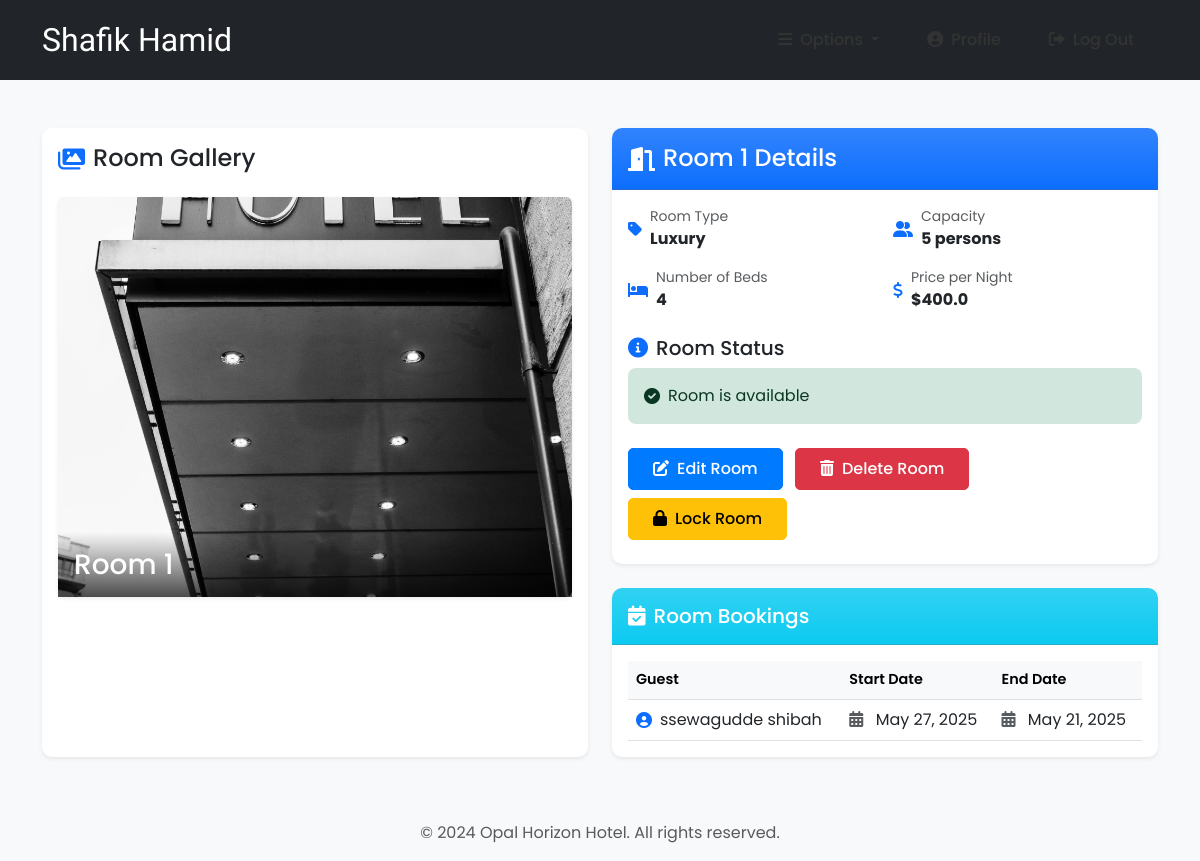
The page /room-profile/1/ (signed in) on the database as committed earlier.
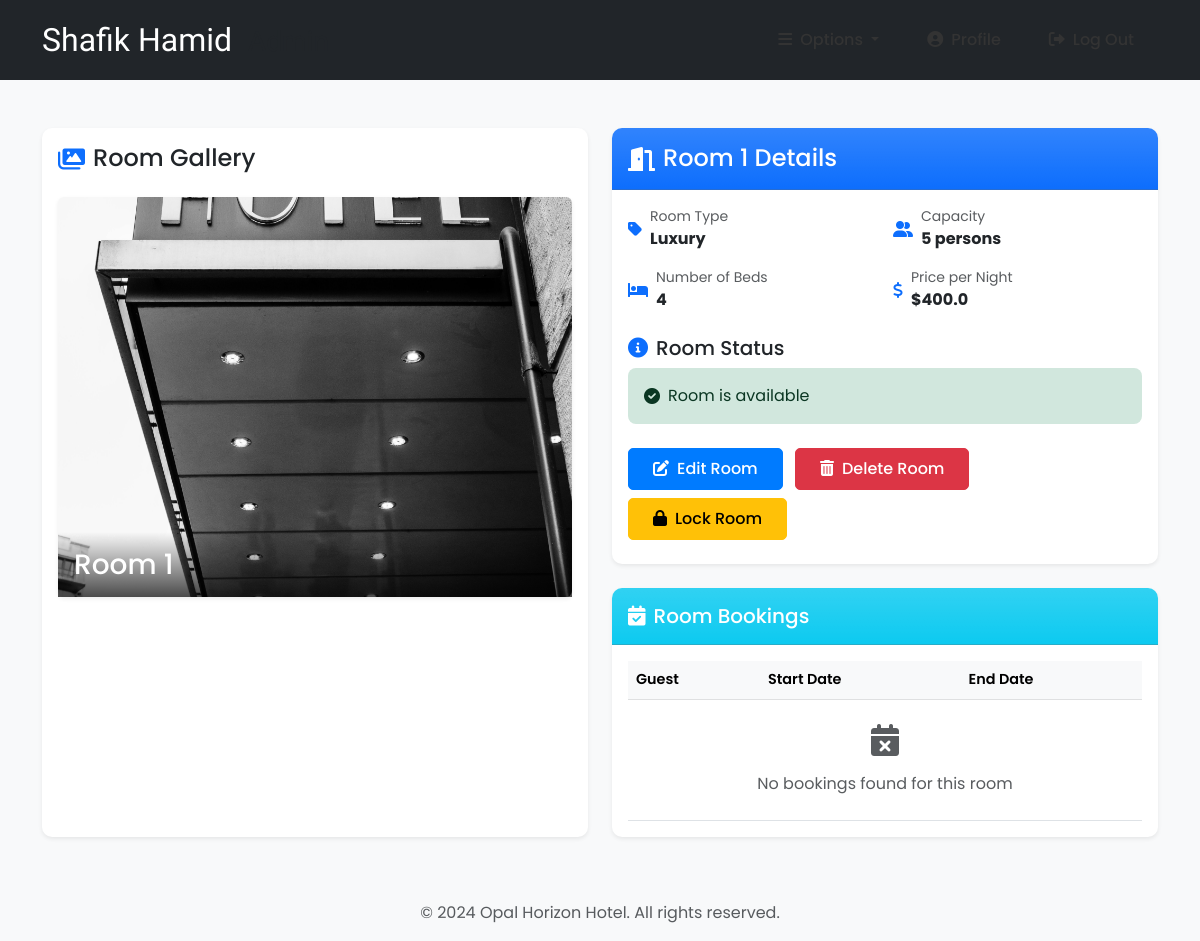
The same page on the database as committed later.
### room/models.py (models this page shows, shortened)
class Booking(models.Model):
    roomNumber = models.ForeignKey(Room, on_delete=models.CASCADE)
    guest = models.ForeignKey('accounts.Guest', null=True, on_delete=models.CASCADE)
    dateOfReservation = models.DateField(default=timezone.now)
    startDate = models.DateField()
    endDate = models.DateField()

### accounts/models.py (models this page shows, shortened)
class Guest(models.Model):
    user = models.OneToOneField(User, null=True, on_delete=models.CASCADE)
    phoneNumber = PhoneNumberField(unique=True)

### room/views.py (the view, shortened to what this page needs)
# urls.py: path('room-profile/<str:id>/', room_profile, name="room-profile"),
@login_required(login_url='login')
def room_profile(request, id):
    role = str(request.user.groups.all()[0])
    path = role + "/"
    tempRoom = Room.objects.get(number=id)
    bookings = Booking.objects.filter(roomNumber=tempRoom)
    guests = Guest.objects.all()
    bookings2 = Booking.objects.all()
    context = {
        "role": role,
        "bookings": bookings,
        "room": tempRoom,
        "guests": guests,
        "bookings2": bookings2
    }
    return render(request, path + "room-profile.html", context)

### templates/admin/room-profile.html
{% block context %}
{% include '../common_pages/room-profile.html' %}
{% endblock %}

### templates/common_pages/room-profile.html (shortened to what the changed rows need)
{% extends 'index.html' %}
{% block context %}
<div class="container py-5">
    <div class="row g-4">
        <div class="col-lg-6">
            {% if role != "guest" %}
            <div class="card shadow-sm">
                <div class="card-body">
                    <div class="table-responsive">
                        <table class="table table-hover align-middle mb-0">
                            <thead class="table-light">
                                <tr>
                                    <th>Guest</th>
                                    <th>Start Date</th>
                                    <th>End Date</th>
                    </tr>
                </thead>
                <tbody>
                                {% for booking in bookings %}
                    <tr>
                                    <td>
                                        <div class="d-flex align-items-center">
                                            <i class="fas fa-user-circle text-primary me-2"></i>
                                            {{ booking.guest.user.first_name }} {{ booking.guest.user.last_name }}
                                        </div>
                                    </td>
                                    <td>
                                        <i class="fas fa-calendar-alt text-muted me-2"></i>
                                        {{ booking.startDate }}
                                    </td>
                                    <td>
                                        <i class="fas fa-calendar-alt text-muted me-2"></i>
                                        {{ booking.endDate }}
                                    </td>
                                </tr>
                                {% empty %}
                                <tr>
                                    <td colspan="3" class="text-center py-4">
                                        <div class="text-muted">
                                            <i class="fas fa-calendar-times fa-2x mb-3"></i>
                                            <p class="mb-0">No bookings found for this room</p>
                                        </div>
                                    </td>
                    </tr>
                    {% endfor %}
                </tbody>
            </table>
                    </div>
                </div>
            </div>
            {% endif %}
        </div>
    </div>
</div>
{% endblock %}

Rows that differ between the two databases and show on the page:
removed Booking: guest.user.first_name "ssewagudde", guest.user.last_name "shibah", startDate "May 27, 2025", endDate "May 21, 2025"
Other text that changed with them:
text now shown: "No bookings found for this room"
